Frame 1 (no input): blank canvas, image omitted
Frame 60 (no input): blank canvas, image omitted
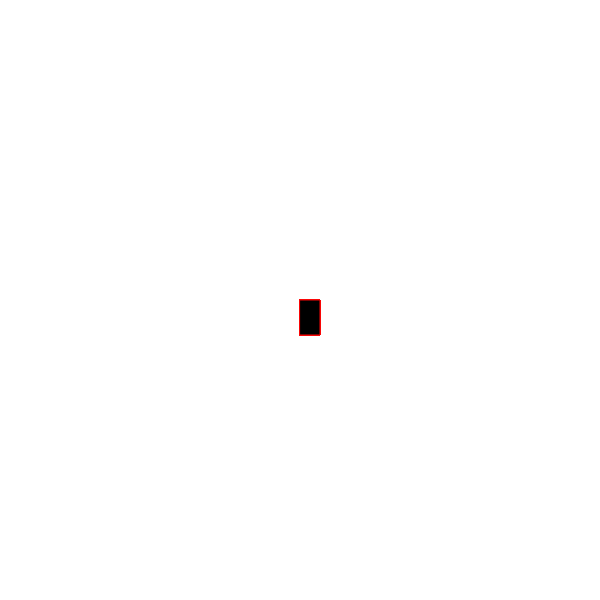
Frame 120 (the mouse pressed at the canvas centre since frame 60)

The p5.js sketch whose frames 1 and 60 were blank and that drew this single picture after the mouse press (run headless with seeded random() and noise() and a simulated clock; from frame 60 on, the mouse is pressed at the canvas centre):

// p5.js sketch
// ── sketch.js
function setup() {
    createCanvas(600, 600);
   background("white");
  }
  
  function draw() {
   
    stroke("rgb(248,7,7)");
    fill("black");
   
  //console.log(mouseIsPressed);
   
    if (mouseIsPressed) {
      rect(mouseX, mouseY, 20, 35,);
      
      
    }
  
  }
